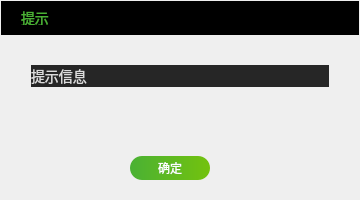
<?xml version="1.0" encoding="UTF-8"?>
<ui version="4.0">
 <class>CUniversalPromptDlg</class>
 <widget class="QDialog" name="CUniversalPromptDlg">
  <property name="geometry">
   <rect>
    <x>0</x>
    <y>0</y>
    <width>360</width>
    <height>200</height>
   </rect>
  </property>
  <property name="minimumSize">
   <size>
    <width>360</width>
    <height>200</height>
   </size>
  </property>
  <property name="maximumSize">
   <size>
    <width>360</width>
    <height>200</height>
   </size>
  </property>
  <property name="windowTitle">
   <string>提示信息</string>
  </property>
  <layout class="QVBoxLayout" name="verticalLayout" stretch="0,2,0">
   <property name="spacing">
    <number>0</number>
   </property>
   <property name="leftMargin">
    <number>1</number>
   </property>
   <property name="topMargin">
    <number>1</number>
   </property>
   <property name="rightMargin">
    <number>1</number>
   </property>
   <property name="bottomMargin">
    <number>0</number>
   </property>
   <item>
    <widget class="CCustomHeadBar" name="chb_head_bar" native="true">
     <property name="minimumSize">
      <size>
       <width>0</width>
       <height>34</height>
      </size>
     </property>
     <property name="maximumSize">
      <size>
       <width>16777215</width>
       <height>34</height>
      </size>
     </property>
     <property name="styleSheet">
      <string notr="true">background-color: rgb(0, 0, 0);</string>
     </property>
     <layout class="QHBoxLayout" name="horizontalLayout_3">
      <property name="spacing">
       <number>0</number>
      </property>
      <property name="leftMargin">
       <number>20</number>
      </property>
      <property name="topMargin">
       <number>0</number>
      </property>
      <property name="rightMargin">
       <number>10</number>
      </property>
      <property name="bottomMargin">
       <number>0</number>
      </property>
      <item>
       <widget class="QLabel" name="lb_title">
        <property name="minimumSize">
         <size>
          <width>60</width>
          <height>14</height>
         </size>
        </property>
        <property name="maximumSize">
         <size>
          <width>60</width>
          <height>14</height>
         </size>
        </property>
        <property name="styleSheet">
         <string notr="true">font-size:14px;
background-color: transparent;
font-weight:400;
color:rgba(74,177,52,1);</string>
        </property>
        <property name="text">
         <string>提示</string>
        </property>
       </widget>
      </item>
      <item>
       <spacer name="horizontalSpacer">
        <property name="orientation">
         <enum>Qt::Horizontal</enum>
        </property>
        <property name="sizeHint" stdset="0">
         <size>
          <width>40</width>
          <height>20</height>
         </size>
        </property>
       </spacer>
      </item>
      <item>
       <widget class="QPushButton" name="pb_close">
        <property name="minimumSize">
         <size>
          <width>11</width>
          <height>12</height>
         </size>
        </property>
        <property name="maximumSize">
         <size>
          <width>11</width>
          <height>12</height>
         </size>
        </property>
        <property name="styleSheet">
         <string notr="true">QPushButton {
padding: 0px;
border: noborder;
border-radius: 0px;
background-image: url(:/TQLive/images/close_normal.png);
}
QPushButton:hover {
background-image: url(:/TQLive/images/close_pressed.png);
}
QPushButton:pressed {
background-image: url(:/TQLive/images/close_pressed.png);
}</string>
        </property>
        <property name="text">
         <string/>
        </property>
       </widget>
      </item>
     </layout>
    </widget>
   </item>
   <item>
    <layout class="QHBoxLayout" name="horizontalLayout_2">
     <property name="spacing">
      <number>0</number>
     </property>
     <property name="leftMargin">
      <number>30</number>
     </property>
     <property name="topMargin">
      <number>30</number>
     </property>
     <property name="rightMargin">
      <number>30</number>
     </property>
     <item alignment="Qt::AlignTop">
      <widget class="QLabel" name="lb_prompt_msg">
       <property name="styleSheet">
        <string notr="true">font-size:14px;
background-color: rgba(38, 38, 38, 1);
font-weight:400;
color:rgba(220,220,220,1);</string>
       </property>
       <property name="text">
        <string>提示信息</string>
       </property>
       <property name="wordWrap">
        <bool>true</bool>
       </property>
      </widget>
     </item>
    </layout>
   </item>
   <item>
    <layout class="QHBoxLayout" name="horizontalLayout">
     <property name="spacing">
      <number>20</number>
     </property>
     <property name="rightMargin">
      <number>20</number>
     </property>
     <property name="bottomMargin">
      <number>20</number>
     </property>
     <item>
      <spacer name="horizontalSpacer_3">
       <property name="orientation">
        <enum>Qt::Horizontal</enum>
       </property>
       <property name="sizeHint" stdset="0">
        <size>
         <width>40</width>
         <height>20</height>
        </size>
       </property>
      </spacer>
     </item>
     <item>
      <widget class="QPushButton" name="pb_ok">
       <property name="minimumSize">
        <size>
         <width>80</width>
         <height>24</height>
        </size>
       </property>
       <property name="maximumSize">
        <size>
         <width>80</width>
         <height>24</height>
        </size>
       </property>
       <property name="styleSheet">
        <string notr="true">background:qlineargradient(x1:0, y1:0, x2:1, y2:0, stop:0 rgba(74,177,52,1), stop:1 rgba(115,194,14,1));
border-radius:12px;
font-size:12px;
font-weight:400;
color:rgba(255,255,255,1);
padding:0px;</string>
       </property>
       <property name="text">
        <string>确定</string>
       </property>
      </widget>
     </item>
     <item>
      <spacer name="horizontalSpacer_2">
       <property name="orientation">
        <enum>Qt::Horizontal</enum>
       </property>
       <property name="sizeHint" stdset="0">
        <size>
         <width>40</width>
         <height>20</height>
        </size>
       </property>
      </spacer>
     </item>
    </layout>
   </item>
  </layout>
 </widget>
 <layoutdefault spacing="6" margin="11"/>
 <customwidgets>
  <customwidget>
   <class>CCustomHeadBar</class>
   <extends>QWidget</extends>
   <header>ccustomheadbar.h</header>
   <container>1</container>
  </customwidget>
 </customwidgets>
 <resources>
  <include location="TQLive.qrc"/>
 </resources>
 <connections/>
</ui>
